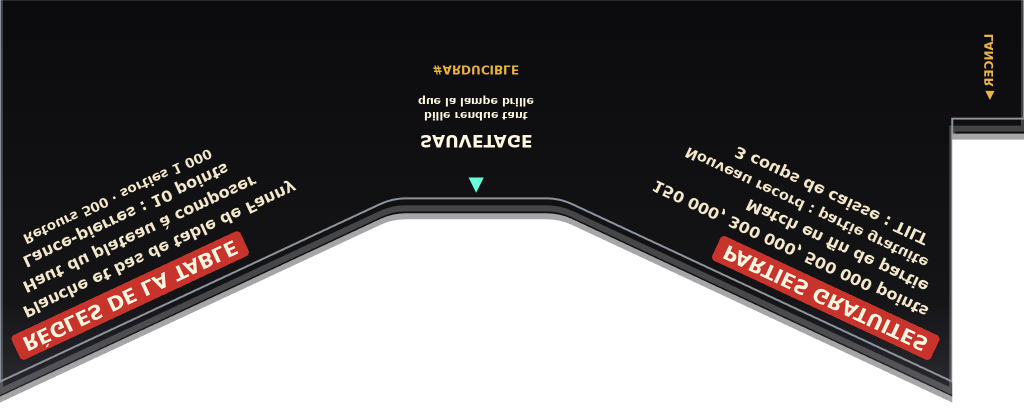
#> input picture tables/moteur/bas_fanny/t077.png, 2048 x 833 px (shown at 1/2 size)
$ python tablier_universel.py
#> lines starting #> are read from the running program, lines starting #| are printed output that depends on the picture
#!/usr/bin/env python3
"""Tablier de la base universelle (moteur/bas_fanny/t077.png, extrait de Fanny par decor_glb.py --bas) :
cartes de la table dans les triangles (outils/vpx/tablier.py --cartes), puis texte du centre neutre à la place de
« FANNY TE LA REND … PÉTANQUE WORLD TOUR » (même place, même style). La texture est retournée (haut = joueur).

  python3 outils/vpx/decor_glb.py --bas --sortie tables/moteur/bas_fanny
  python3 outils/vpx/tablier.py --dossier tables/moteur/bas_fanny --cartes tables/moteur/cartes_universelle.json
  python3 tables/moteur/tablier_universel.py
"""
import os
from PIL import Image, ImageDraw, ImageFont
ICI = os.path.dirname(os.path.abspath(__file__))
F = os.path.join(ICI, 'bas_fanny', 't077.png')
GRAS = '/usr/share/fonts/truetype/dejavu/DejaVuSans-Bold.ttf'
im = Image.open(F).convert('RGBA').transpose(Image.FLIP_TOP_BOTTOM)     # sens de lecture
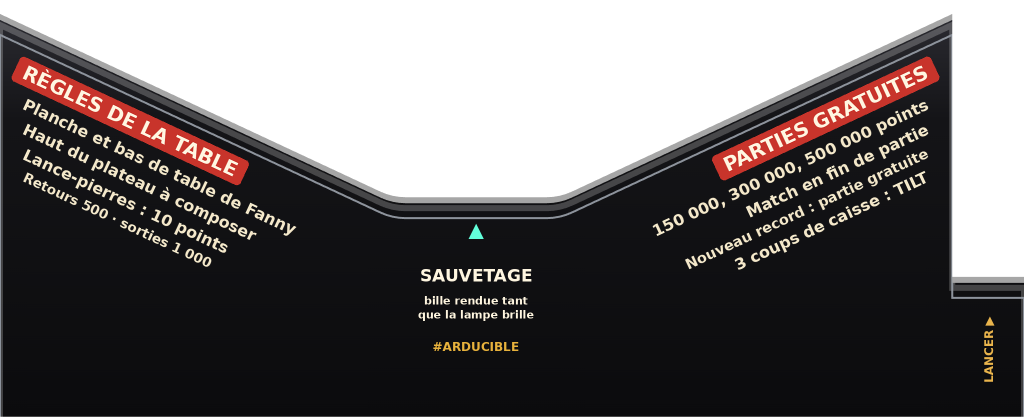
#> im: PIL image 2048x833 RGBA (shown at 1/2 size); mean R, G, B, A 24.3, 20.4, 20.7, 171.4; transparent parts drawn white
W, H = im.size
#> W = 2048; H = 833
dr = ImageDraw.Draw(im)
x0, x1 = 780, 1120
for y in range(H - 348, H - 40):                                         # ancien texte du centre : noir dégradé
    c = im.getpixel((760, y))                                            # du même rang, pris à gauche
    dr.line((x0, y, x1, y), fill=c)
#> this loop made 308 passes
#> c on passes 1 to 3: (16, 16, 19, 255), (16, 16, 18, 255), (16, 16, 19, 255)
def ligne(y, txt, taille, coul):
    ft = ImageFont.truetype(GRAS, taille)
    dr.text((952, H - y), txt, font=ft, fill=coul, anchor='mm')        # axe de la flèche du sauvetage
ligne(282, 'SAUVETAGE', 34, (255, 246, 224, 255))
ligne(232, 'bille rendue tant', 22, (255, 246, 224, 255))
ligne(204, 'que la lampe brille', 22, (255, 246, 224, 255))
ligne(140, '#ARDUCIBLE', 24, (232, 178, 60, 255))
im.transpose(Image.FLIP_TOP_BOTTOM).save(F)

# plastiques des lance-pierres (t076.png) : décor de Fanny remplacé par un gris uni, liseré foncé gardé
P = os.path.join(ICI, 'bas_fanny', 't076.png')
pl = Image.open(P).convert('RGBA')
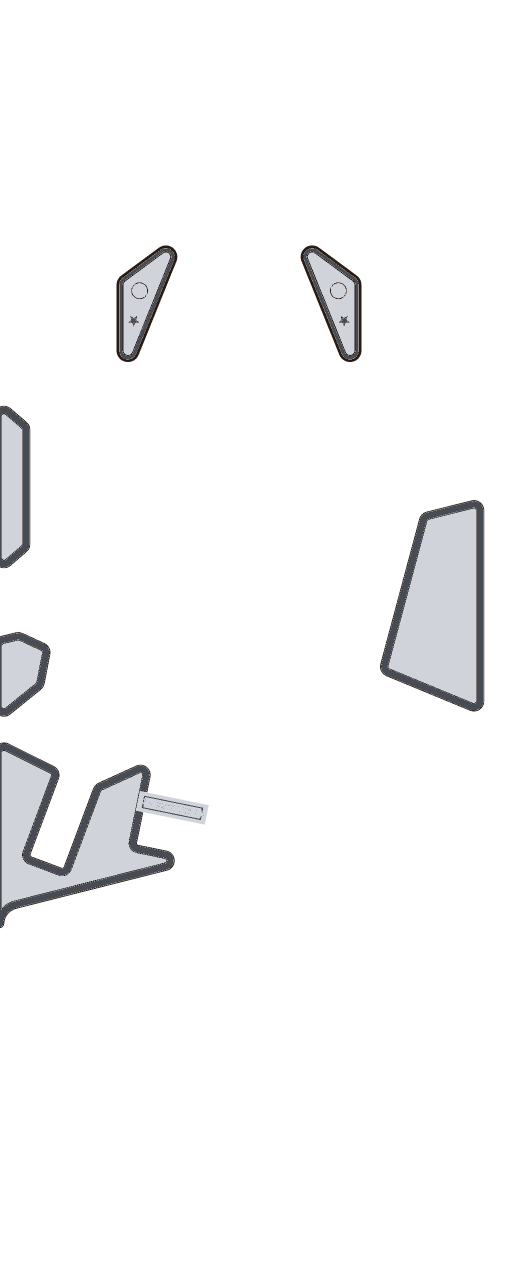
#> input picture tables/moteur/bas_fanny/t076.png, 1028 x 2526 px (shown at 1/2 size)
#> pl is the input picture: PIL image 1028x2526 RGBA; mean R, G, B, A 12.4, 12.6, 13, 19.4
px = pl.load()
for y in range(pl.height):
    for x in range(pl.width):
        r, g, b, a = px[x, y]
        if a and r + g + b > 90:
            orange = r > 170 and g > 100 and b < 110
            px[x, y] = (70, 75, 84, a) if orange else (208, 212, 218, a)
pl.save(P)
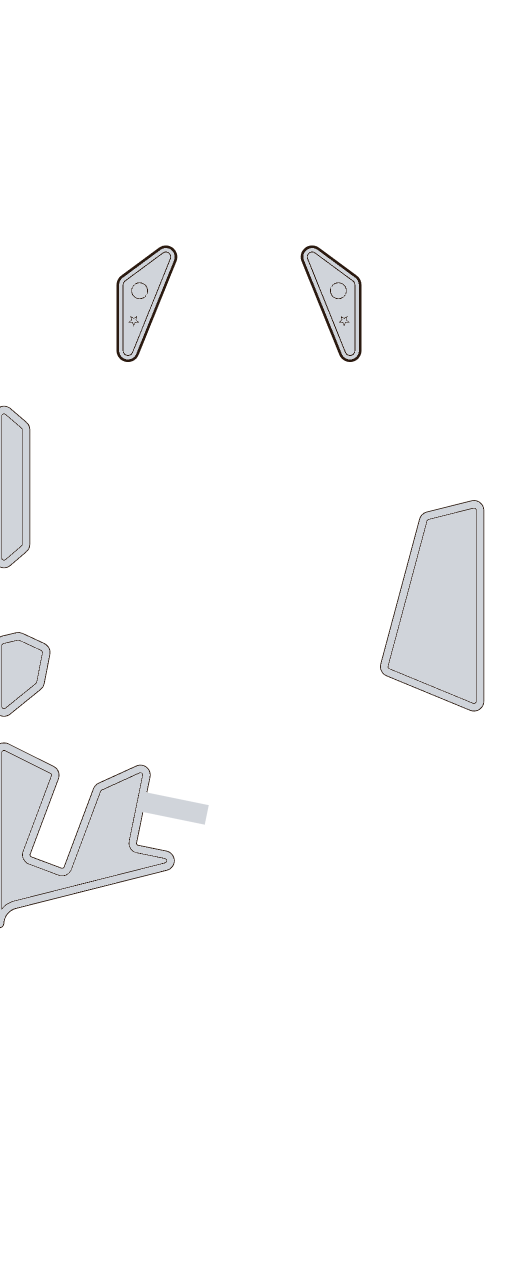
#> saved as t076.png: PIL image 1028x2526 RGBA (shown at 1/2 size); mean R, G, B, A 14.8, 15, 15.3, 19.4; transparent parts drawn white
print(F)
